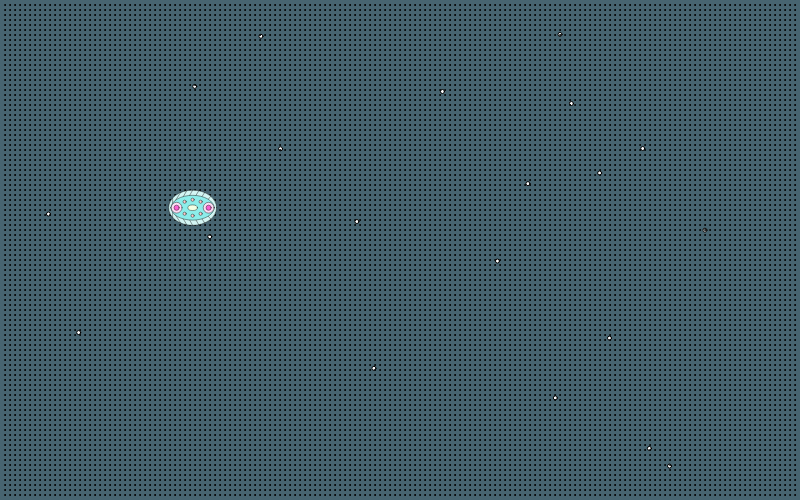
Frame 1 (no input)
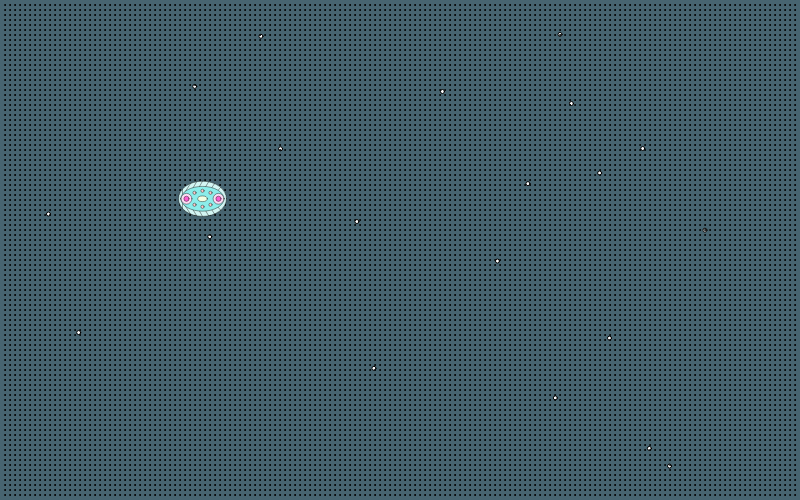
Frame 60 (no input)
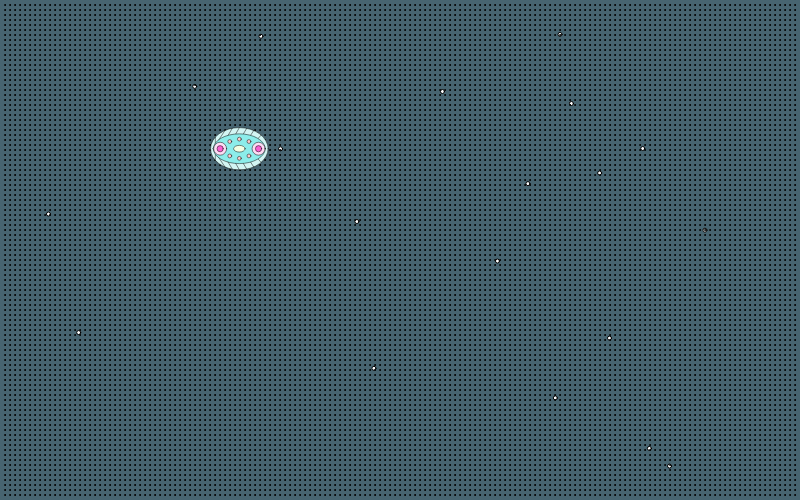
Frame 120 (the mouse pressed at the canvas centre since frame 60)

The p5.js sketch that drew these frames (run headless with seeded random() and noise() and a simulated clock; from frame 60 on, the mouse is pressed at the canvas centre):

// p5.js sketch
// ── sketch.js
let cellX = 200;
let cellY = 200;
let cellsize = 0.4;
let cellSpeedX = 0;
let cellSpeedY = 0;
let dead = false;

let sugarCount = 20;
let sugarX = [];
let sugarY = [];

function setup() {
  createCanvas(800, 500);

  for (let s = 0; s < sugarCount; s++) {
    sugarX[s] = random(width);
    sugarY[s] = random(height);
  }
}

function draw() {
  background(71, 100, 112);

  // sugar sugar sugar
  fill(255);
  for (let s = 0; s < sugarCount; s++) {
    circle(sugarX[s], sugarY[s], 4);
  }

  // background
  for (let dotX = 5; dotX < width; dotX += 5) {
    for (let dotY = 5; dotY < height; dotY += 5) {
      fill(40, 55, 61);
      circle(dotX, dotY, 1);
    }
  }

  // a dead cell 
  if (!dead) {
    // random movements
    cellX = cellX + random(-10, 10);
    cellY = cellY + random(-10, 10);

    // running away with accekeration
    let distance = dist(cellX, cellY, mouseX, mouseY);
    if (distance < 200 && distance > 0) {
      // the closer the faster
      let f = (200 - distance) / 200 * 2.5;
      cellSpeedX = cellSpeedX + (cellX - mouseX) / distance * f;
      cellSpeedY = cellSpeedY + (cellY - mouseY) / distance * f;
    }

    // slow down back
    cellSpeedX = cellSpeedX * 0.9;
    cellSpeedY = cellSpeedY * 0.9;

    // movements 
    cellX = cellX + cellSpeedX;
    cellY = cellY + cellSpeedY;

    // bounadries
    cellX = constrain(cellX, 60 * cellsize, width - 60 * cellsize);
    cellY = constrain(cellY, 44 * cellsize, height - 44 * cellsize);

    // eating sugar
    for (let s = 0; s < sugarCount; s++) {
      if (dist(cellX, cellY, sugarX[s], sugarY[s]) < 50 * cellsize) {
        sugarX[s] = -1000; // move the eaten sugar from the canvas
        sugarY[s] = -1000;
        cellsize = cellsize * 1.2; // grow to 120%
      }
    }
  }

  // draw lamine
  push();
  translate(cellX, cellY);
  scale(cellsize);
  drawCell(0, 0);

  // when dead make black
  if (dead) {
    fill(0, 0, 0, 170);
    ellipse(0, 0, 120, 88);
  }
  pop();
}

// mouse clicking
function mousePressed() {
  // did u miss
  if (dist(mouseX, mouseY, cellX, cellY) < 50 * cellsize) {
    dead = true;
  }
}

function drawCell(centerX, centerY) {
  //the outer
  fill(211, 245, 243);
  ellipse(centerX, centerY, 120, 88);

  //lines out
  //top
  line(centerX-50, centerY, centerX-50, centerY-24);
  line(centerX-55, centerY, centerX-30, centerY-38);
  line(centerX-40, centerY, centerX-15, centerY-42);
  line(centerX-25, centerY, centerX,    centerY-44);
  line(centerX-10, centerY, centerX+15, centerY-42);
  line(centerX+5,  centerY, centerX+30, centerY-38);
  line(centerX+20, centerY, centerX+45, centerY-28);

  //bottom
  line(centerX-50, centerY, centerX-50, centerY+24);
  line(centerX-55, centerY, centerX-30, centerY+38);
  line(centerX-40, centerY, centerX-15, centerY+42);
  line(centerX-25, centerY, centerX,    centerY+44);
  line(centerX-10, centerY, centerX+15, centerY+42);
  line(centerX+5,  centerY, centerX+30, centerY+38);
  line(centerX+20, centerY, centerX+45, centerY+28);

  //the outer inner
  fill(140, 237, 234);
  ellipse(centerX, centerY, 108, 62);

  //center circles
  fill(243, 255, 227);
  ellipse(centerX, centerY, 24, 14);

  //top1
  fill(255, 204, 204);
  circle(centerX-20, centerY-15, 8);

  //top2
  fill(255, 204, 204);
  circle(centerX, centerY-20, 8);

  //top3
  fill(255, 204, 204);
  circle(centerX+20, centerY-15, 8);

  //bottom1
  fill(255, 204, 204);
  circle(centerX-20, centerY+15, 8);

  //bottom2
  fill(255, 204, 204);
  circle(centerX, centerY+20, 8);

  //bottom3
  fill(255, 204, 204);
  circle(centerX+20, centerY+15, 8);

  //inner outer
  fill(252, 220, 243);
  circle(centerX+40, centerY, 27);
  fill(252, 220, 243);
  circle(centerX-40, centerY, 27);

  //inner inner
  fill(250, 95, 209);
  circle(centerX+40, centerY, 13);
  circle(centerX-40, centerY, 13);
}

// ── style.css
/*
Template for IMA's Creative Coding Lab 

Project A: Generative Creatures
CCLaboratories Biodiversity Atlas 
*/

body {
    background-color: white;
    color: DimGray;
    font-family: 'Courier New', Courier, monospace;
    font-size: 1em;
    line-height: 1.5em;
}

/* title */
#title-wrapper {
    text-align: center;
}

.headline {
    font-size: 3em;
    font-family: Georgia, 'Times New Roman', Times, serif;
    font-weight: 600;
    margin-top: 80px;
    margin-bottom: 60px;
}

/* main content */
#main-wrapper {
    width: 800px;
    position: relative;
    margin: auto;
}

.black {
    color: black;
}

.red {
    color: DeepPink;
}

.green {
    color: LightSeaGreen;
}

.yellow {
    color: GoldenRod;
}

.two-columns {
    display: flex;
}

.left {
    width: 50%;
    padding: 0px 10px 0px 0px;
}

.right {
    width: 50%;
    padding: 0px 0px 0px 10px;
}

#footer {
    text-align: center;
    font-size: 0.7em;
    margin-top: 60px;
    padding-bottom: 30px;
}

/* home button */
#home a {
    position: fixed;
    right: 15px;
    top: 15px;
    padding: 5px 10px;
    color: dimgrey;
    border: solid grey 0.5px;
    font-size: 0.6em;
    text-decoration: none;
}

#home a:hover {
    background-color: black;
    color: white;
    font-weight: bold;
}

/* p5.js sketch */
canvas {
    display: block;
}

main {
    margin: auto;
    width: 800px;
}
